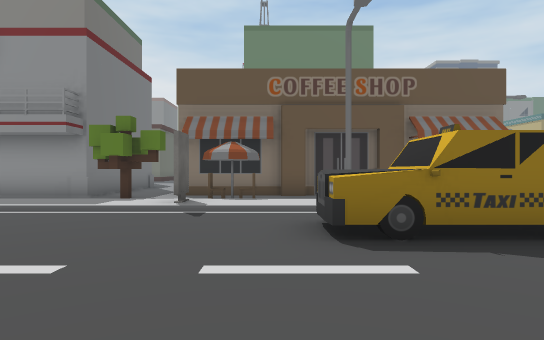
[1] (above)

22 first-person views from a walk through a 3-D level made in the Unity game engine. The camera is 1.4 m above the floor, looks level and sees 75° across. The floor is counted in squares, 2 m on a side. Each view is taken from the middle of a square. On the plan, view 1 faces up. The plan holds only what a view shows up to about 11 squares ahead; the rest is blank. The place goes on beyond the plan. The player is left out. Some surface patterns are stand-ins.

[2]
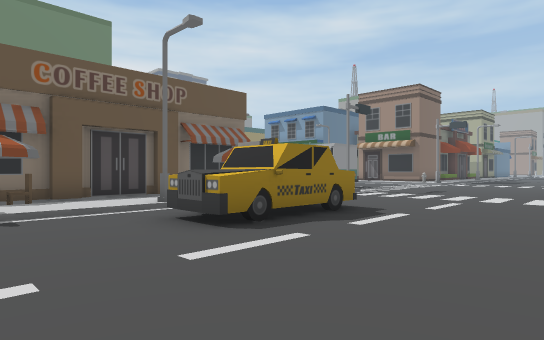

[3]
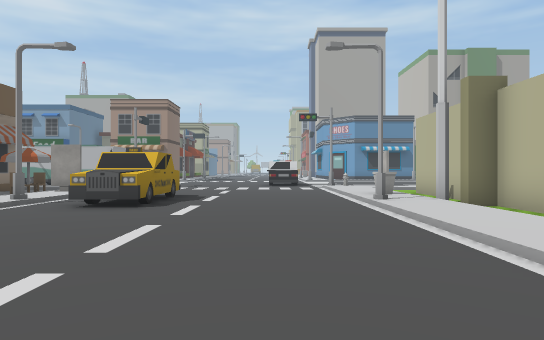

[4]
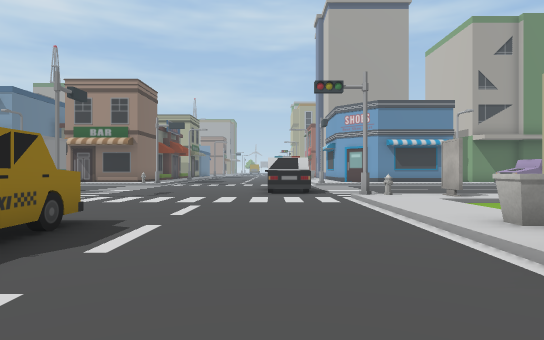

[5]
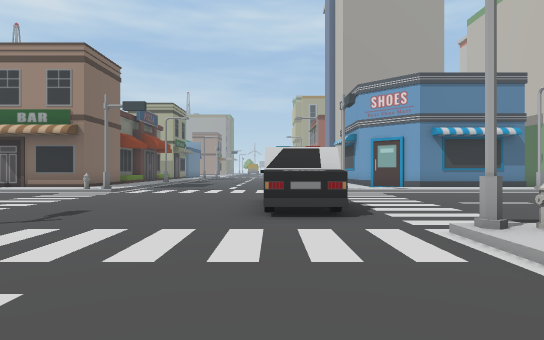

[6]
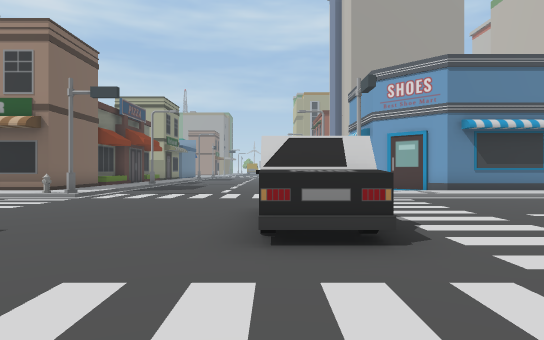

[7]
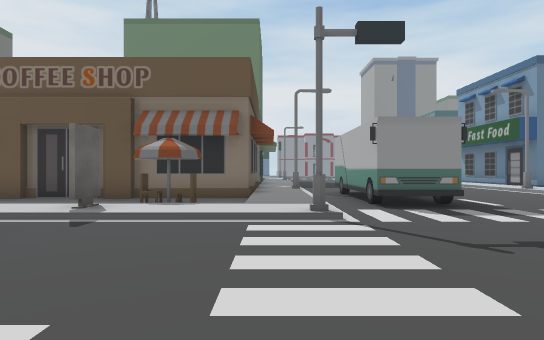

[8]
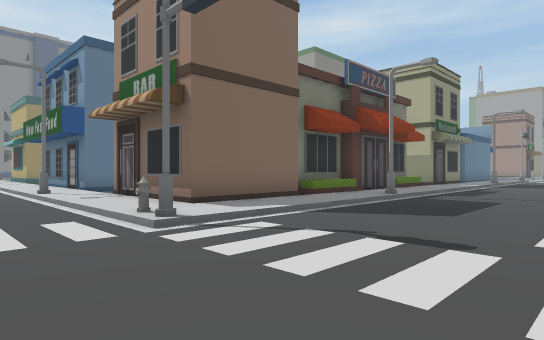

[9]
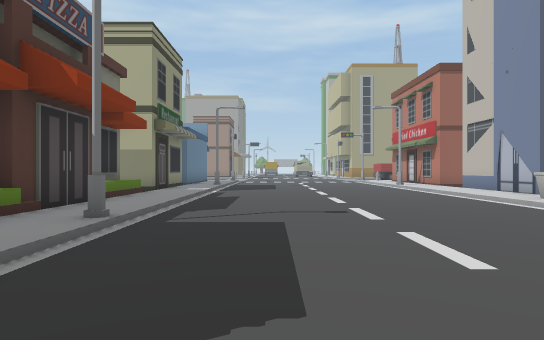

[10]
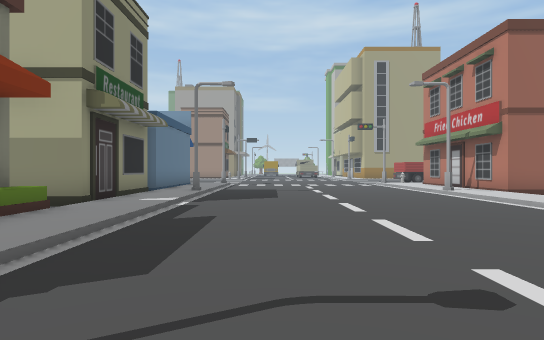

[11]
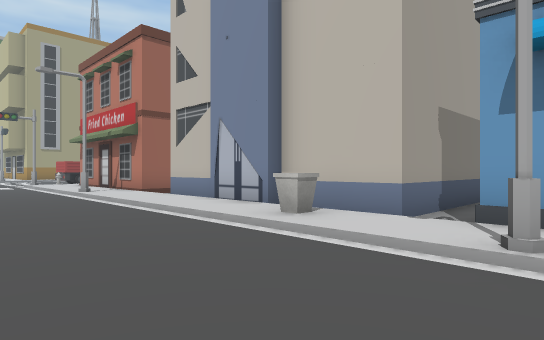

[12]
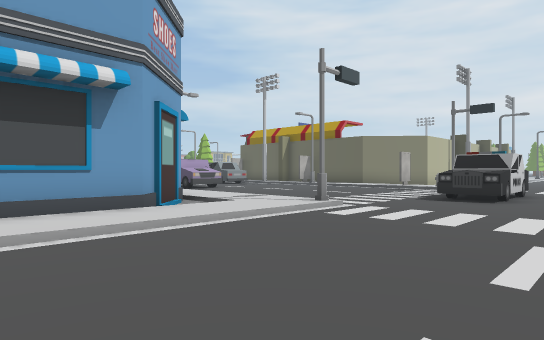

[13]
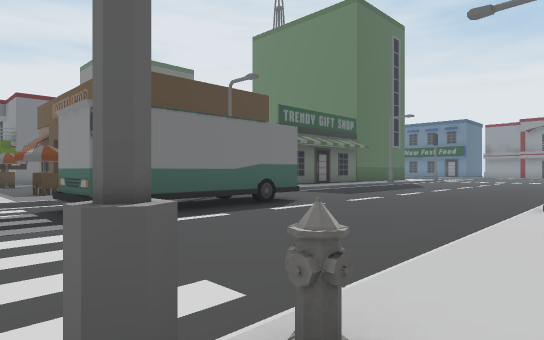

[14]
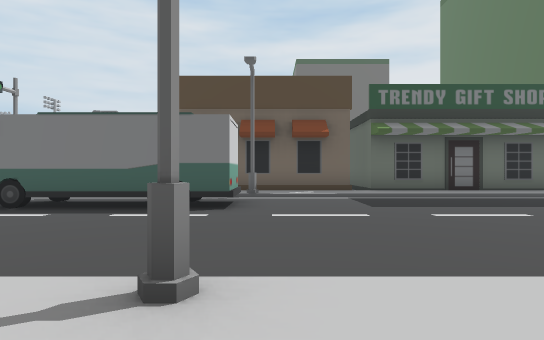

[15]
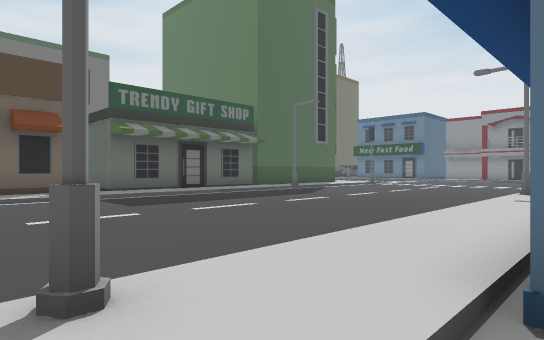

[16]
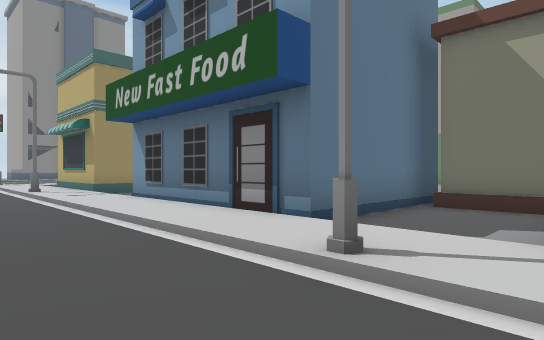

[17]
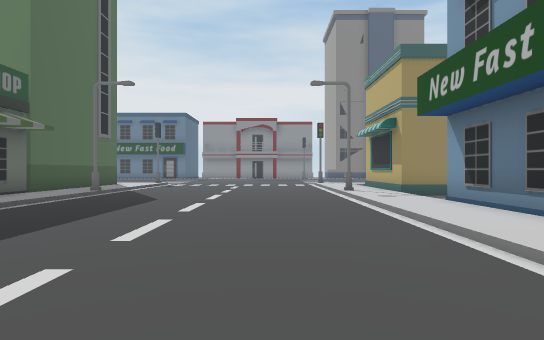

[18]
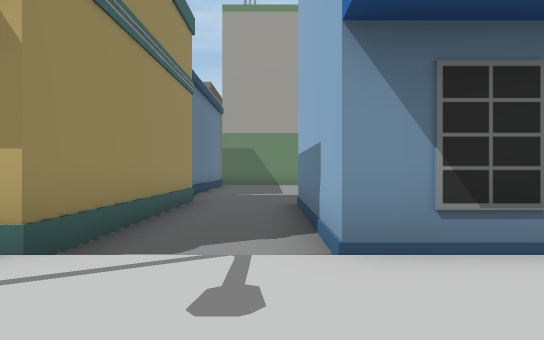

[19]
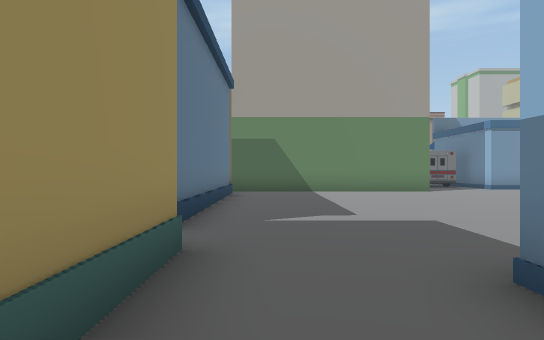

[20]
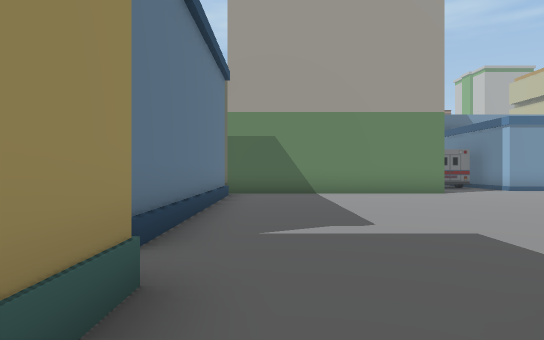

[21]
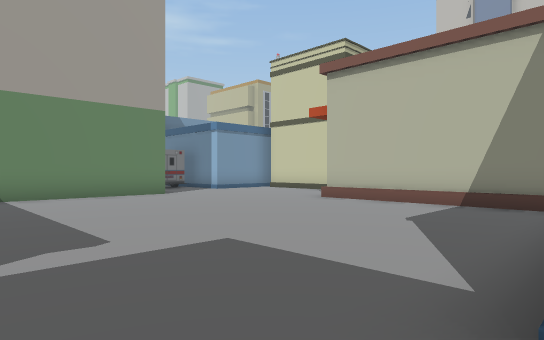

[22]
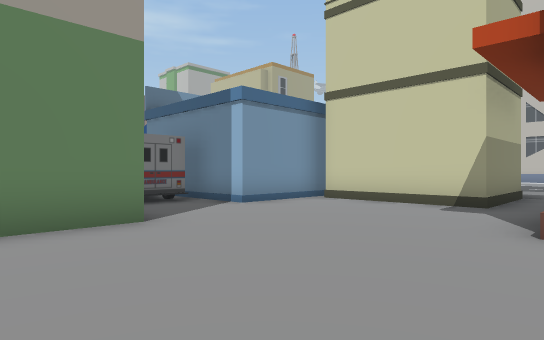

### Floor plan
Key: @ floor where view 1 was taken; # wall or solid block; . main floor; : floor 0.25 m higher than the main floor; / step, stairs or slope; O other object.
Columns run from 7 left of view 1 to 34 right of it. Each row starts with its distance up from view 1.
 23              O /....../:#      OOOOOOO
 22             OO:O......O:######////////O
 21              #:/....../:..............O
 20              #:/....../:..............O
 19              #:/....../:OOOOO.........O
 18              #:/....../:O    .........O
 17              #:/....../:O    .........O
 16             ##:/....../:O    .........O
 15              #:/....../:O    ...........OO
 14              #:/....../:OOOOO...........OO
 13              #:/....../:...O OOOOO.....###
 12              #:OOO....O:...O     O.....#
 11   #..        #:/OO..../:#        O.....#
 10 ###..#########:/OO..../:#         .OOOO#
  9 ...O..........:/OO..../:#         .O   #
  8    O  O   ..O.:/OO..../:###OOOOOOO.OOOO#
  7   :::O:::::O:::/......O::::::::::::::::
  6   //////O//////#......///////O/////////O
  5    .....OO .............................
  4     ....OOO.............................
  3    .....................................
  2   ......................................
  1  ...............OOOO....................
  0   .....@........OOOO.....................
 -1    /////O///////......#//////O/////////O/
 -2     ::::::O::::O....../::::: ::O::::::::
 -3        .#.....O/....../:.#####.OOOOOOO##
 -4        ######.:/ ...../:##    .O      #
 -5                    .../:#     .O
 -6                     ../:#     .O
 -7                       .:#      O

Where each view was taken, in squares from view 1:
view 1: 0 up, 0 right, facing up
view 2: 0 up, 2 left, facing up-right
view 3: 1 up, 6 left, facing right
view 4: 1 up, 1 left, facing right
view 5: 1 up, 4 right, facing right
view 6: 1 up, 6 right, facing right
view 7: 1 up, 7 right, facing up
view 8: 2 up, 13 right, facing up-right
view 9: 4 up, 17 right, facing right
view 10: 4 up, 21 right, facing right
view 11: 2 up, 21 right, facing down-right
view 12: 3 up, 21 right, facing down-left
view 13: 6 up, 16 right, facing up-left
view 14: 13 up, 17 right, facing left
view 15: 12 up, 17 right, facing up-left
view 16: 11 up, 13 right, facing up-right
view 17: 12 up, 13 right, facing up
view 18: 20 up, 14 right, facing right
view 19: 21 up, 19 right, facing right
view 20: 21 up, 20 right, facing right
view 21: 21 up, 21 right, facing down-right
view 22: 18 up, 26 right, facing down-right
